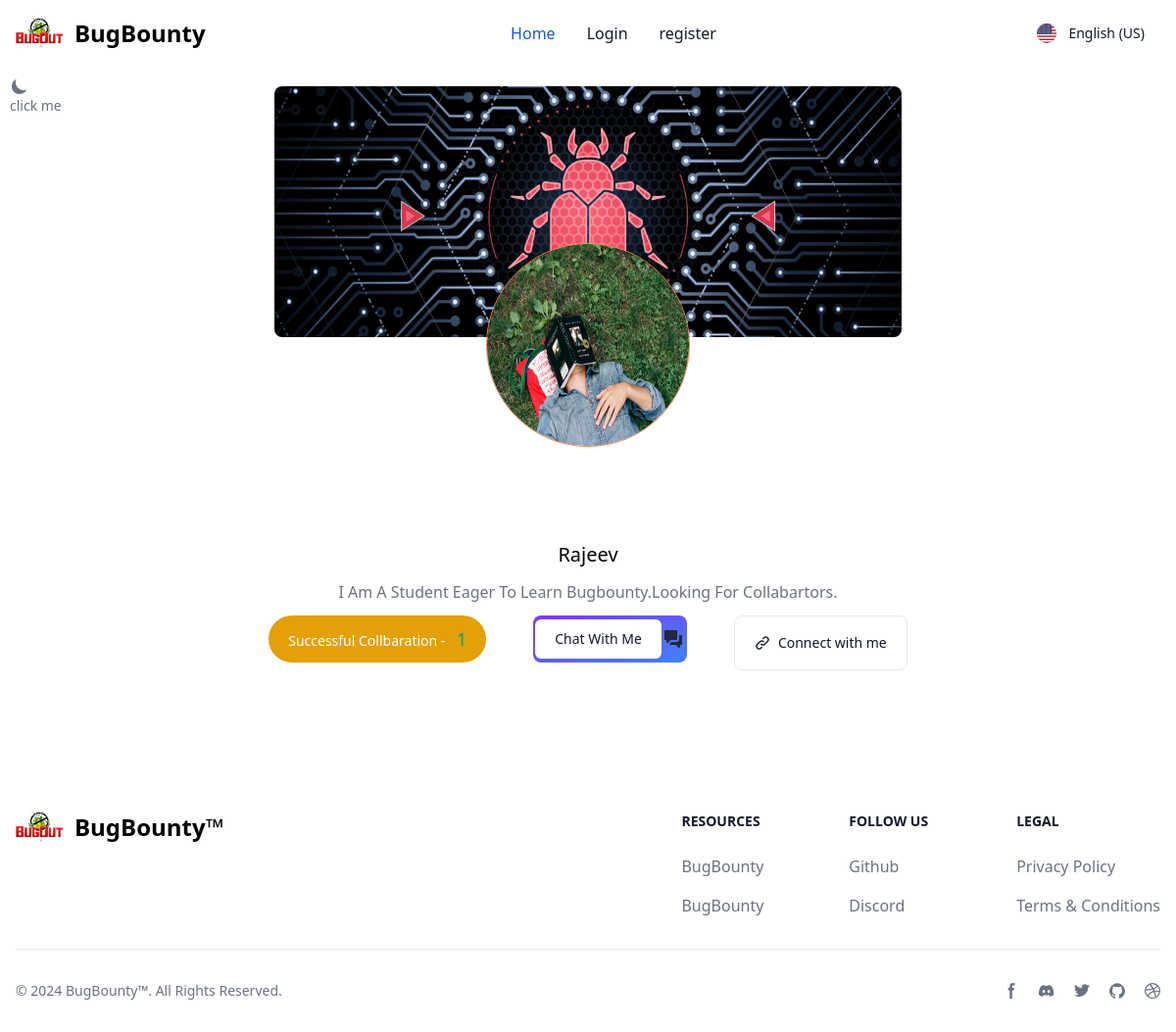
Screenshot of /publicprofile/rajeev/ with the database file from the repository.
### app/models.py (models this page shows)
class UserProfile(models.Model):
    user = models.ForeignKey(User, on_delete=models.CASCADE)
    username=models.CharField( max_length=150)
    profilepicture = models.ImageField(
        upload_to='images', height_field=None, width_field=None, max_length=None)
    banner = models.ImageField(
        upload_to='images', height_field=None, width_field=None, max_length=None, blank=True)
    about = models.TextField()
    collabs = models.IntegerField(default=0, null=True, blank=True)
    bugcrowd = models.CharField(max_length=150, blank=True)
    twitter = models.CharField(max_length=150, blank=True)
    fb = models.CharField(max_length=150, blank=True)
    insta = models.CharField(max_length=150, blank=True)
    phone = models.BigIntegerField(blank=True)

### app/views.py (the view)
def viewPublicProfile(request, username):
    query = UserProfile.objects.filter(username=username)
    return render(request, 'publicprofile.html', {"query": query})

### app/templates/publicprofile.html (shortened to what this page needs)
{% extends 'base.html' %}
{% load static %}
{% block content %} {% for data in query %}
<div class="mt-5 dark:bg-dark w-auto flex flex-col justify-center items-center">
  <div class="flex justify-center items-center">
    {% if data.banner %}
    <img
      src="{{data.banner.url}}"
      alt=""
      class="h-64 w-auto md:w-[40rem] rounded-lg object-fill "
    />
    {% else %}
    <img
      src="{% static 'images/wallpaper.jpg' %}"
      alt=""
      class="h-64 w-auto md:w-[40rem] rounded-lg"
    />
    {% endif %}
  </div>
  <div class="flex justify-center items-start relative bottom-24 z-10">
    {% if data.profilepicture %}
    <img
      src="{{data.profilepicture.url}}"
      alt=""
      class="w-52 h-52 border border-orange-400 rounded-full object-fill cursor-pointer"
    />
    {% else %}
    <img
      src="{% static 'images/profilepic.webp' %}"
      alt=""
      class="w-52 h-52 border border-orange-400 rounded-full object-fill cursor-pointer"
    />
    {% endif %}
  </div>
  <div class="dark:text-white flex flex-col justify-center items-center">
    <h1 class="text-xl capitalize hover:text-orange-400 cursor-pointer">
      {{data.username}}
    </h1>
    <p
      class="mb-3 capitalize rtl:text-right text-gray-500 dark:text-gray-400 mt-3 text-justify"
    >
      {{data.about}}
    </p>
    <div class="flex gap-10">
      <button
        type="button"
        class="text-white bg-yellow-400 hover:bg-yellow-500 focus:outline-none focus:ring-4 focus:ring-yellow-300 font-medium rounded-full text-sm px-5 py-2.5 text-center me-2 mb-2 dark:focus:ring-yellow-900"
      >
        Successful Collbaration -
        <span class="text-green-500 text-lg ml-2">{{data.collabs}}</span>
      </button>
      {% if data.username|lower == request.user.username|lower %}
      <a
      href=""
      class="relative inline-flex items-center justify-center p-0.5 mb-2 me-2 overflow-hidden text-sm font-medium text-gray-900 rounded-lg group bg-gradient-to-br from-purple-600 to-blue-500 group-hover:from-purple-600 group-hover:to-blue-500 hover:text-white dark:text-white focus:ring-4 focus:outline-none focus:ring-blue-300 dark:focus:ring-blue-800"
    >
    <span
    class="relative px-5 py-2.5 transition-all ease-in duration-75 bg-white dark:bg-gray-900 rounded-md group-hover:bg-opacity-0"
    >
    Chat With Me
    </span>
    <svg
    class="w-6 h-6 text-gray-800 dark:text-white"
    aria-hidden="true"
    xmlns="http://www.w3.org/2000/svg"
    fill="currentColor"
    viewBox="0 0 24 24"
    >
    <path
      fill-rule="evenodd"
      d="M4 3a1 1 0 0 0-1 1v8c0 .6.4 1 1 1h1v2a1 1 0 0 0 1.7.7L9.4 13H15c.6 0 1-.4 1-1V4c0-.6-.4-1-1-1H4Z"
      clip-rule="evenodd"
    />
    <path
      fill-rule="evenodd"
      d="M8 17.2h.1l2.1-2.2H15a3 3 0 0 0 3-3V8h2c.6 0 1 .4 1 1v8c0 .6-.4 1-1 1h-1v2a1 1 0 0 1-1.7.7L14.6 18H9a1 1 0 0 1-1-.8Z"
      clip-rule="evenodd"
    />
    </svg>
    </a>
    {% else %}
    <a
    href="/chat/msg/?user={{data.username}}"
    class="relative inline-flex items-center justify-center p-0.5 mb-2 me-2 overflow-hidden text-sm font-medium text-gray-900 rounded-lg group bg-gradient-to-br from-purple-600 to-blue-500 group-hover:from-purple-600 group-hover:to-blue-500 hover:text-white dark:text-white focus:ring-4 focus:outline-none focus:ring-blue-300 dark:focus:ring-blue-800"
  >
  <span
  class="relative px-5 py-2.5 transition-all ease-in duration-75 bg-white dark:bg-gray-900 rounded-md group-hover:bg-opacity-0"
  >
  Chat With Me
  </span>
  </a>
      {% endif %}
      <button
        type="button"
        data-modal-target="crypto-modal"
        data-modal-toggle="crypto-modal"
        class="text-gray-900 bg-white hover:bg-gray-100 border border-gray-200 focus:ring-4 focus:outline-none focus:ring-gray-100 font-medium rounded-lg text-sm px-5 py-2.5 text-center inline-flex items-center dark:focus:ring-gray-600 dark:bg-gray-800 dark:border-gray-700 dark:text-white dark:hover:bg-gray-700"
      >
        Connect with me
      </button>
    </div>
  </div>
</div>
{% endfor %} {% endblock content %}

### rows the page displays
UserProfile: profilepicture (picture), username "Rajeev", about "I Am A Student Eager To Learn Bugbounty.Looking For Collabartors.", collabs "1"
